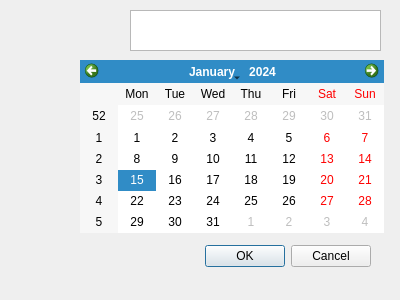
<?xml version="1.0" encoding="UTF-8"?>
<ui version="4.0">
 <class>Dialog</class>
 <widget class="QDialog" name="Dialog">
  <property name="geometry">
   <rect>
    <x>0</x>
    <y>0</y>
    <width>400</width>
    <height>300</height>
   </rect>
  </property>
  <property name="windowTitle">
   <string>Dialog</string>
  </property>
  <widget class="QDialogButtonBox" name="buttonBox">
   <property name="geometry">
    <rect>
     <x>30</x>
     <y>240</y>
     <width>341</width>
     <height>32</height>
    </rect>
   </property>
   <property name="orientation">
    <enum>Qt::Orientation::Horizontal</enum>
   </property>
   <property name="standardButtons">
    <set>QDialogButtonBox::StandardButton::Cancel|QDialogButtonBox::StandardButton::Ok</set>
   </property>
  </widget>
  <widget class="QTextEdit" name="textEdit">
   <property name="geometry">
    <rect>
     <x>130</x>
     <y>10</y>
     <width>251</width>
     <height>41</height>
    </rect>
   </property>
  </widget>
  <widget class="QCalendarWidget" name="calendarWidget">
   <property name="geometry">
    <rect>
     <x>80</x>
     <y>60</y>
     <width>304</width>
     <height>173</height>
    </rect>
   </property>
  </widget>
 </widget>
 <resources/>
 <connections>
  <connection>
   <sender>buttonBox</sender>
   <signal>accepted()</signal>
   <receiver>Dialog</receiver>
   <slot>accept()</slot>
   <hints>
    <hint type="sourcelabel">
     <x>248</x>
     <y>254</y>
    </hint>
    <hint type="destinationlabel">
     <x>157</x>
     <y>274</y>
    </hint>
   </hints>
  </connection>
  <connection>
   <sender>buttonBox</sender>
   <signal>rejected()</signal>
   <receiver>Dialog</receiver>
   <slot>reject()</slot>
   <hints>
    <hint type="sourcelabel">
     <x>316</x>
     <y>260</y>
    </hint>
    <hint type="destinationlabel">
     <x>286</x>
     <y>274</y>
    </hint>
   </hints>
  </connection>
 </connections>
</ui>
